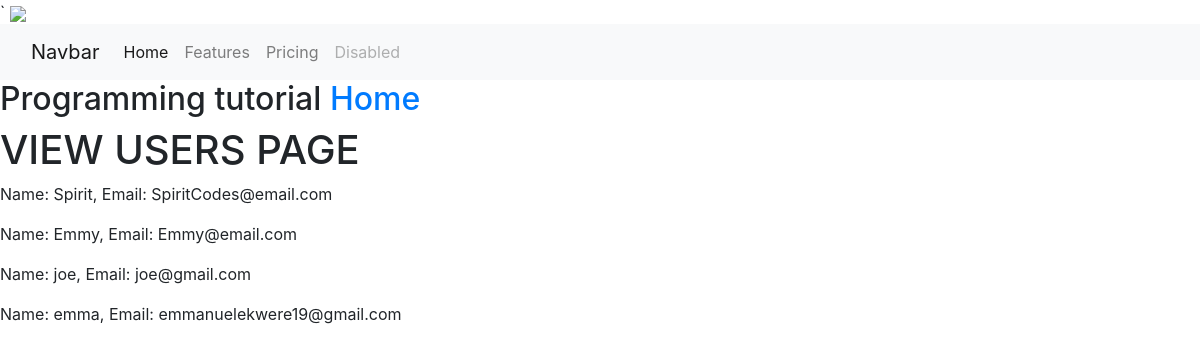
Before: /people/view_users with the older database file.
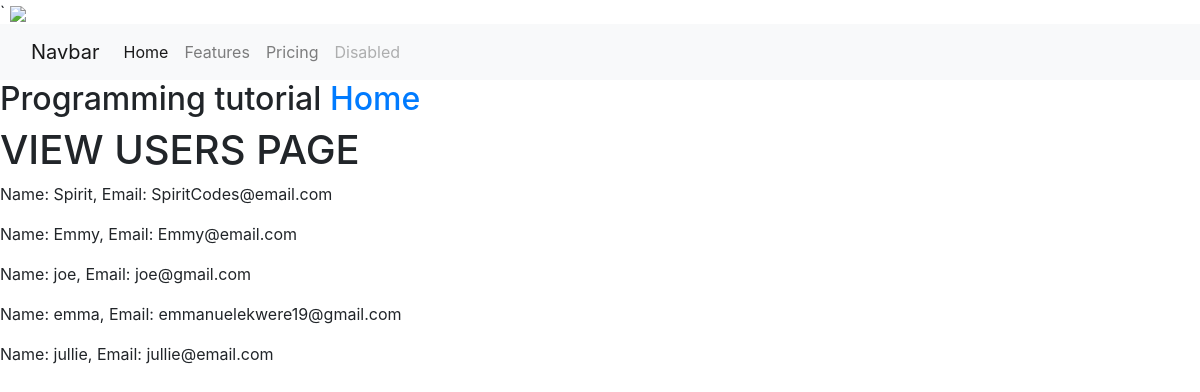
After: the same page with the newer database file.
### models.py (models this page shows, shortened)
class UserDetails(db.Model):
    _id = db.Column("id", db.Integer, primary_key=True)
    name = db.Column(db.String(20), unique=True, nullable=False)
    email = db.Column(db.String(120), unique=True, nullable=False)

### views/view_users.py (the view)
@vu.route('/view_users')  # Creating a view function that checks if the user is logged in
def view_users():
    return render_template('view_users.html', values = UserDetails.query.all())  # Rendering the view_users.html template with all the users in the database

### templates/view_users.html
{% extends 'base.html' %}
{% block content %}
    <h1>VIEW USERS PAGE</h1>
        {% for item in values %}
            <p> Name: {{item.name}}, Email: {{item.email}} </p>
        {% endfor %}
{% endblock %}

### templates/base.html (shortened to what this page needs)
<!DOCTYPE html>
<html lang="en">
<head>
    <link href="https://maxcdn.bootstrapcdn.com/bootstrap/4.5.2/css/bootstrap.min.css" rel="stylesheet">
    <link rel="stylesheet" href="{{ url_for('static', filename='css/styles.css') }}">
    <image src="{{ url_for('static', filename='images/python_image.png.') }}"></image>
</head>
<body>
    <nav class="navbar navbar-expand-lg navbar-light bg-light">
      <div class="container-fluid">
        <a class="navbar-brand" href="#">Navbar</a>
        <div class="collapse navbar-collapse" id="navbarNav">
          <ul class="navbar-nav">
            <li class="nav-item">
              <a class="nav-link active" aria-current="page" href="#">Home</a>
            </li>
            <li class="nav-item">
              <a class="nav-link" href="#">Features</a>
            </li>
            <li class="nav-item">
              <a class="nav-link" href="#">Pricing</a>
            </li>
            <li class="nav-item">
              <a class="nav-link disabled">Disabled</a>
            </li>
          </ul>
        </div>
      </div>
    </nav>
    <div>
        <h2> Programming tutorial <a href="index.html">Home</a> </h2>
    </div>
        {% block content %}{% endblock %}
</body>
</html>

Changed rows visible on the page:
added UserDetails: name "jullie", email "jullie@email.com"
